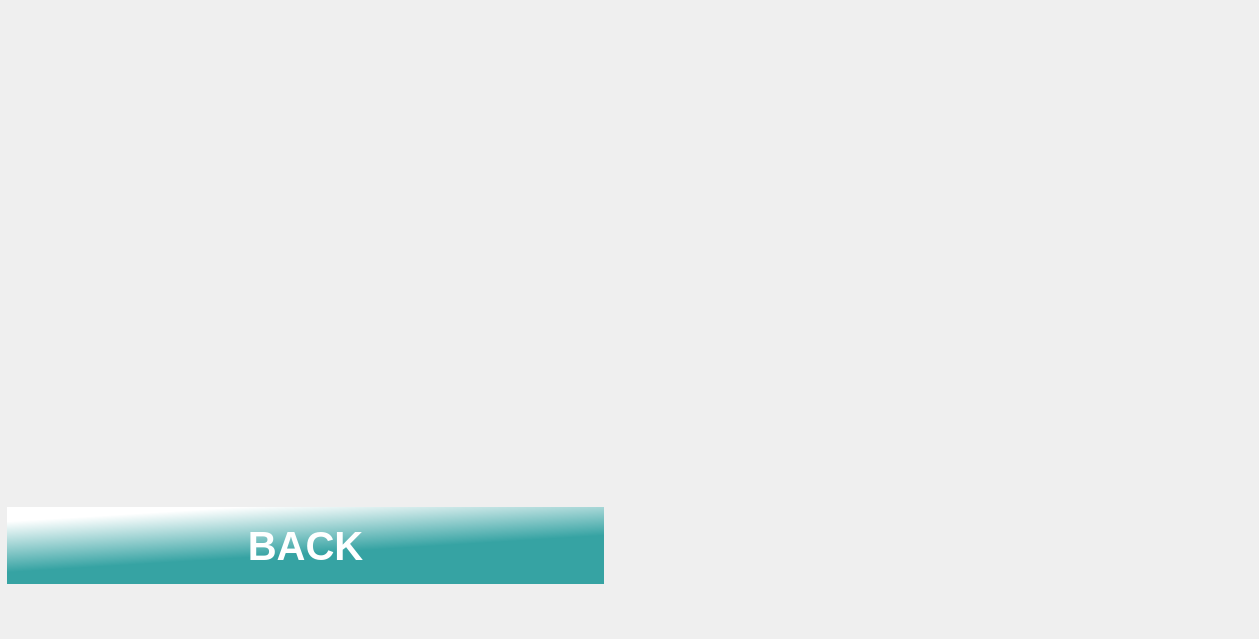
    <widget class="QWidget" name="page_67">
     <widget class="QLabel" name="label_108">
      <property name="geometry">
       <rect>
        <x>0</x>
        <y>0</y>
        <width>1250</width>
        <height>630</height>
       </rect>
      </property>
      <property name="text">
       <string/>
      </property>
      <property name="pixmap">
       <pixmap resource="icon.qrc">:/adding/adding/rm380-02-knyfs2py.jpg</pixmap>
      </property>
      <property name="scaledContents">
       <bool>true</bool>
      </property>
     </widget>
     <widget class="QLabel" name="label_109">
      <property name="geometry">
       <rect>
        <x>0</x>
        <y>0</y>
        <width>611</width>
        <height>461</height>
       </rect>
      </property>
      <property name="text">
       <string/>
      </property>
      <property name="pixmap">
       <pixmap resource="Res2.qrc">:/v_to_36/v_to_36/24.jpg</pixmap>
      </property>
      <property name="scaledContents">
       <bool>true</bool>
      </property>
     </widget>
     <widget class="QLabel" name="label_110">
      <property name="geometry">
       <rect>
        <x>640</x>
        <y>60</y>
        <width>591</width>
        <height>511</height>
       </rect>
      </property>
      <property name="text">
       <string/>
      </property>
      <property name="pixmap">
       <pixmap resource="Res2.qrc">:/v_to_36/v_to_36/Chromium-Cr.png</pixmap>
      </property>
      <property name="scaledContents">
       <bool>true</bool>
      </property>
     </widget>
     <widget class="QPushButton" name="cr_to_back_2">
      <property name="geometry">
       <rect>
        <x>0</x>
        <y>500</y>
        <width>611</width>
        <height>91</height>
       </rect>
      </property>
      <property name="font">
       <font>
        <pointsize>30</pointsize>
        <italic>false</italic>
        <bold>true</bold>
       </font>
      </property>
      <property name="autoFillBackground">
       <bool>false</bool>
      </property>
      <property name="styleSheet">
       <string notr="true">QPushButton
{
border:none;
color:white;
	
	
	background-color: qlineargradient(spread:pad, x1:0.651, y1:0.536, x2:0.393796, y2:0, stop:0 rgba(54, 163, 163, 255), stop:1 rgba(255, 255, 255, 255));
	
margin:7px;

}
QPushButton:pressed
{
	
	background-color: qlineargradient(spread:pad, x1:0.512878, y1:0.513273, x2:0.653182, y2:1, stop:0 rgba(54, 163, 163, 255), stop:1 rgba(255, 255, 255, 255));
}</string>
      </property>
      <property name="text">
       <string>BACK</string>
      </property>
     </widget>
    </widget>
